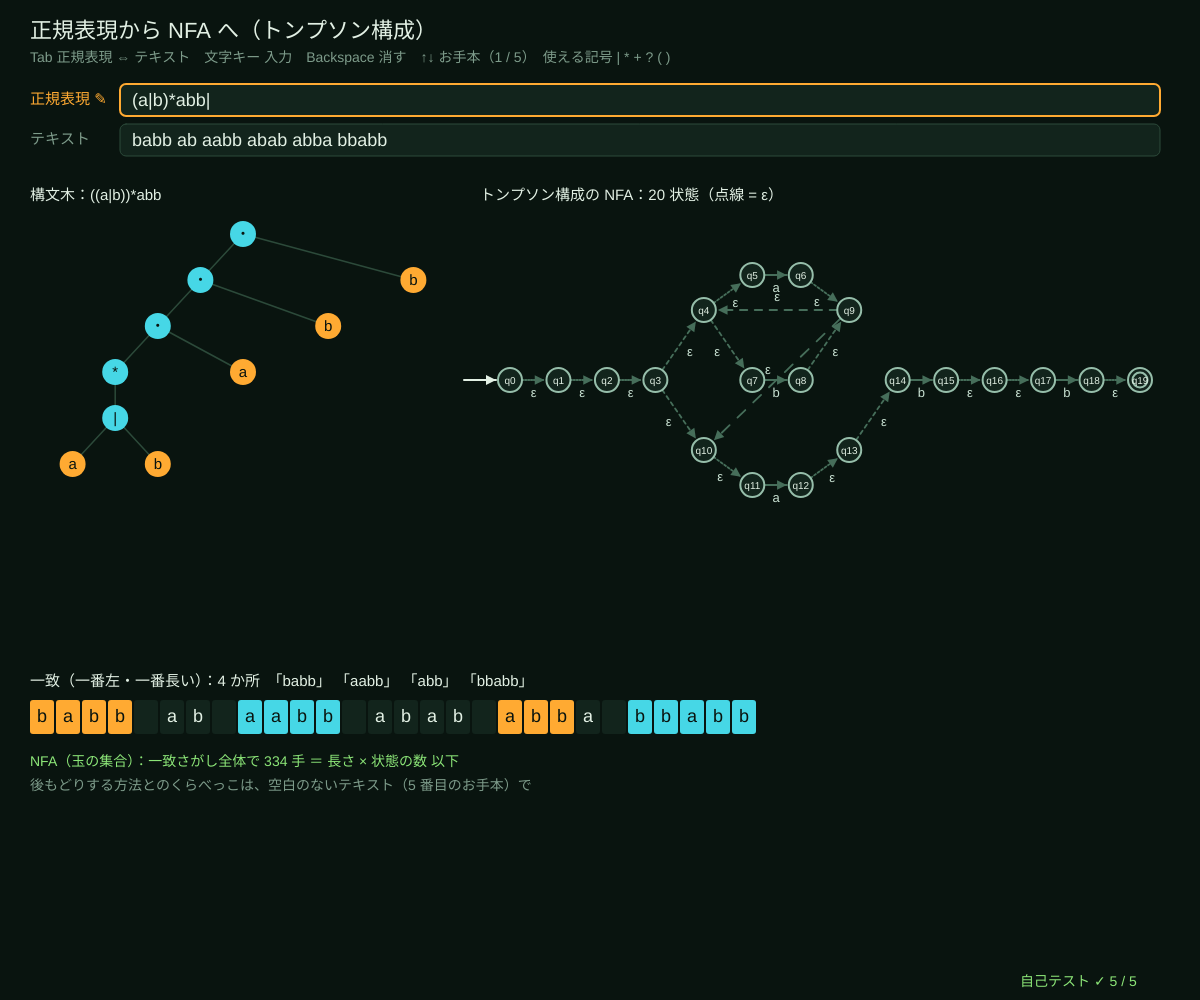
Frame 1 (no input)
Frame 60 (no input): identical to frame 1, image omitted
Frame 120 (the mouse pressed at the canvas centre since frame 60): identical to frame 1, image omitted

The p5.js sketch that drew this single still picture (run headless with seeded random() and noise() and a simulated clock; from frame 60 on, the mouse is pressed at the canvas centre):

// p5.js sketch
// ── sketch.js
// ============================================
// 04 正規表現から NFA へ ─ 正規表現を構文木にして、トンプソン構成で NFA を組み立てる
// 部品（1 文字・つなげる・または・くり返し）ごとに「入口 1 つ・出口 1 つ」の小さな NFA を作り、ε の矢印でつなぐ。
// テキストの一致は NFA の「玉の集合」で 1 文字ずつ調べる（一番左から、一番長い一致）。後もどり（バックトラック）しないので
// 意地悪な式でも時間は「テキストの長さ × 状態の数」まで。後もどりする方法とくらべる
// Tab = 正規表現 ⇔ テキストの切りかえ / 文字キー = いま選んでいる欄に入力（正規表現は 英数字 | * + ? ( )、テキストは英数字と空白）/
// Backspace 1 文字消す / ↑↓ お手本を変える（5 番目は意地悪な式）
// ============================================

const PRESETS = [                       // ★ お手本 [正規表現, テキスト]
  ['(a|b)*abb', 'babb ab aabb abab abba bbabb'],
  ['colou?r', 'color colour colouur colr'],
  ['go+gle', 'ggle gogle google goooogle'],
  ['(ab|c)+d?', 'abd cab ababcd xd ccc'],
  ['a?a?a?a?a?a?a?a?a?a?a?a?a?a?a?a?aaaaaaaaaaaaaaaa', 'aaaaaaaaaaaaaaaa'],
];
const BT_LIMIT = 3000000;               // ★ 後もどりする方法の手数の上限（これを超えたら打ち切り）
let pIdx = 0, pat = '', hay = '', editing = 'pat', parsed = null, ast = null, nfa = null, nfaPos = [], matches = [], nfaSteps = 0, bt = null, errMsg = '';

function setup() {
  createCanvas(windowWidth, windowHeight);
  selfTest();
  loadPreset(0);
}
function windowResized() { resizeCanvas(windowWidth, windowHeight); rebuild(); }
function loadPreset(k) { pIdx = (k + PRESETS.length) % PRESETS.length; pat = PRESETS[pIdx][0]; hay = PRESETS[pIdx][1]; rebuild(); }
function rebuild() {
  parsed = parseRegex(pat);
  if (parsed.error) { errMsg = parsed.error + '（' + (parsed.at + 1) + ' 文字目）'; return; }   // まちがいがあれば前の機械のまま
  errMsg = ''; ast = parsed.ast; nfa = thompson(ast);
  nfaPos = layerLayout(nfa, width * 0.4 + 30, 170, width * 0.6 - 90, height * 0.42);
  let r = findAll(nfa, hay); matches = r.list; nfaSteps = r.steps;
  bt = hay.indexOf(' ') < 0 && hay.length <= 40 ? btFullMatch(ast, hay) : null;
}
// ★ NFA で一番左・一番長い一致を全部さがす（玉の集合を 1 文字ずつ動かす）
function findAll(m, s) {
  let list = [], steps = 0, i = 0;
  while (i <= s.length) {
    let cur = epsClosure(m, [m.start]), best = -1;
    if (cur.some((q) => m.acc[q])) best = i;
    for (let j = i; j < s.length && cur.length; j++) { cur = nfaMove(m, cur, s[j]); steps += cur.length + 1; if (cur.some((q) => m.acc[q])) best = j + 1; }
    if (best > i) { list.push([i, best]); i = best; } else i++;
  }
  return { list, steps };
}
// ★ くらべる相手：後もどりする方法（構文木を上から順に試し、だめなら 1 つ前の分かれ道へ戻る）
function btFullMatch(a, s) {
  let steps = 0;
  function m(node, i, k) {
    if (++steps > BT_LIMIT) throw 'limit';
    if (node.t === 'chr') return s[i] === node.c && k(i + 1);
    if (node.t === 'eps') return k(i);
    if (node.t === 'cat') return m(node.a, i, (j) => m(node.b, j, k));
    if (node.t === 'alt') return m(node.a, i, k) || m(node.b, i, k);
    if (node.t === 'opt') return m(node.a, i, k) || k(i);
    let loop = (j0) => m(node.a, j0, (j) => j > j0 && loop(j)) || k(j0);   // * と +（空回りはしない）
    return node.t === 'star' ? loop(i) : m(node.a, i, (j) => loop(j));
  }
  try { let ok = m(a, 0, (j) => j === s.length); return { ok, steps, cut: false }; } catch (e) { return { ok: null, steps, cut: true }; }
}

function draw() {
  background(...BG);
  hudTitle('正規表現から NFA へ（トンプソン構成）', 'Tab 正規表現 ⇔ テキスト　文字キー 入力　Backspace 消す　↑↓ お手本（' + (pIdx + 1) + ' / ' + PRESETS.length + '）　使える記号 | * + ? ( )');
  // ---- 入力欄
  [['pat', '正規表現', pat, 84], ['hay', 'テキスト', hay, 124]].forEach(([id, lab, s, y]) => {
    let on = editing === id;
    stroke(...(on ? AMBER : WIRE)); strokeWeight(on ? 2 : 1); fill(...PANEL); rect(120, y, width - 160, 32, 6);
    noStroke(); fill(...(on ? AMBER : DIMC)); textSize(15); textAlign(LEFT, CENTER); text(lab + (on ? ' ✎' : ''), 30, y + 16);
    fill(...INK); textSize(18); text(s + (on && frameCount % 60 < 30 ? '|' : ''), 132, y + 17);
  });
  if (errMsg) { fill(...ROSE); textSize(14); textAlign(LEFT, BASELINE); text('まちがい：' + errMsg + '（前の機械のまま）', 132, 178); }
  if (!ast) return;
  // ---- 構文木
  noStroke(); fill(...INK); textSize(15); textAlign(LEFT, BASELINE);
  text('構文木：' + astString(ast), 30, 200);
  drawTree(ast, 30, 220, width * 0.38 - 30, height * 0.62 - 220);
  // ---- NFA
  textAlign(LEFT, BASELINE); fill(...INK); textSize(15);
  text('トンプソン構成の NFA：' + nfa.n + ' 状態（点線 = ε）', width * 0.4, 200);
  drawMachine(nfa, nfaPos, { r: nfa.n > 30 ? 9 : nfa.n > 16 ? 12 : 16, names: nfa.n > 30 ? nfa.acc.map(() => '') : null, labelSize: 13, nameSize: 10, edgeCol: [70, 110, 90] });
  // ---- テキストの一致
  let ty = height * 0.7, cw = Math.min(26, (width - 60) / Math.max(1, hay.length));
  textAlign(LEFT, BASELINE); fill(...INK); textSize(15); text('一致（一番左・一番長い）：' + matches.length + ' か所　' + matches.map((m) => '「' + hay.slice(m[0], m[1]) + '」').join(' '), 30, ty - 14);
  for (let i = 0; i < hay.length; i++) {
    let inM = matches.find((m) => i >= m[0] && i < m[1]), x = 30 + i * cw;
    noStroke(); fill(...(inM ? (matches.indexOf(inM) % 2 ? CYAN : AMBER) : PANEL)); rect(x, ty, cw - 2, 34, 3);
    fill(...(inM ? [10, 20, 15] : INK)); textAlign(CENTER, CENTER); textSize(Math.min(18, cw * 0.8)); text(hay[i], x + cw / 2 - 1, ty + 17);
  }
  // ---- 手数のくらべっこ
  textAlign(LEFT, BASELINE); textSize(14); fill(...LIME);
  text('NFA（玉の集合）：一致さがし全体で ' + nfaSteps + ' 手 ＝ 長さ × 状態の数 以下', 30, ty + 66);
  if (bt) { fill(...(bt.cut ? ROSE : bt.steps > 50 * Math.max(1, nfaSteps) ? AMBER : DIMC));
    text('後もどりする方法（テキスト全体が一致するか）：' + (bt.cut ? BT_LIMIT + ' 手で打ち切り（終わらない！）' : bt.steps + ' 手　答え ' + (bt.ok ? '一致' : '不一致')), 30, ty + 90); }
  else { fill(...DIMC); text('後もどりする方法とのくらべっこは、空白のないテキスト（5 番目のお手本）で', 30, ty + 90); }
  drawSelfTest(width - 180, height - 14);
}
function drawTree(a, x, y, w, h) {      // 構文木：葉の数で横幅を分ける
  let leaves = (n) => (n.t === 'chr' || n.t === 'eps' ? 1 : n.b ? leaves(n.a) + leaves(n.b) : leaves(n.a));
  let depthOf = (n) => (n.t === 'chr' || n.t === 'eps' ? 1 : 1 + Math.max(depthOf(n.a), n.b ? depthOf(n.b) : 0));
  let L = leaves(a), D = depthOf(a), dy = Math.min(46, h / D), lw = w / L;
  function rec(n, x0, lvl) {
    let cx = x0 + (leaves(n) * lw) / 2, cy = y + lvl * dy + 14, kids = n.t === 'chr' || n.t === 'eps' ? [] : n.b ? [n.a, n.b] : [n.a], off = x0;
    for (let k of kids) { stroke(...WIRE); strokeWeight(1.5); line(cx, cy, off + (leaves(k) * lw) / 2, y + (lvl + 1) * dy + 14); rec(k, off, lvl + 1); off += leaves(k) * lw; }   // 線を先に、丸をあとに
    let lab = { chr: n.c, eps: 'ε', cat: '・', alt: '|', star: '*', plus: '+', opt: '?' }[n.t];
    noStroke(); fill(...(n.t === 'chr' ? AMBER : n.t === 'eps' ? DIMC : CYAN)); circle(cx, cy, Math.min(26, lw * 0.9));
    fill(10, 20, 15); textAlign(CENTER, CENTER); textSize(Math.min(15, lw * 0.6)); text(lab, cx, cy + 1);
    return [cx, cy];
  }
  rec(a, x, 0);
}

function keyPressed() {
  if (key === 'Tab') { editing = editing === 'pat' ? 'hay' : 'pat'; return false; }
  if (key === UP_ARROW) { loadPreset(pIdx - 1); return false; }
  if (key === DOWN_ARROW) { loadPreset(pIdx + 1); return false; }
  if (key === 'Backspace') { if (editing === 'pat') pat = pat.slice(0, -1); else hay = hay.slice(0, -1); rebuild(); return false; }
  const word = 'abcdefghijklmnopqrstuvwxyzABCDEFGHIJKLMNOPQRSTUVWXYZ0123456789';
  if (editing === 'pat') pat = typeInto(pat, key, word + '|*+?()', 50);
  else hay = typeInto(hay, key, word + ' ', 60);
  rebuild();
  return false;
}

// ---- 自己テスト
function randomRegex(d) {              // でたらめな正規表現（JavaScript の RegExp でも同じ意味になる形だけ）
  let r = rnd();
  if (d <= 0 || r < 0.3) return rndPick(['a', 'b', 'c']);
  if (r < 0.5) return randomRegex(d - 1) + randomRegex(d - 1);
  if (r < 0.65) return '(' + randomRegex(d - 1) + '|' + randomRegex(d - 1) + ')';
  return '(' + randomRegex(d - 1) + ')' + rndPick(['*', '+', '?']);
}
function selfTest() {
  selfTestResults = [];
  seedRng(4); let bad = 0, tot = 0, btBad = 0;
  for (let k = 0; k < 250; k++) {
    let re = randomRegex(4), p = parseRegex(re), m = thompson(p.ast), js = new RegExp('^(?:' + re + ')$');
    for (let j = 0; j < 24; j++) { let s = rndString('abc', rndInt(0, 7)); tot++; if (nfaAccepts(m, s) !== js.test(s)) bad++; if (j < 6 && btFullMatch(p.ast, s).ok !== js.test(s)) btBad++; }
  }
  check('でたらめな正規表現 250 個 × 24 文字列：トンプソンの NFA の答え = JavaScript の RegExp（全体一致）、' + tot + ' 回中ちがい ' + bad, bad === 0);
  check('後もどりする方法の答えも RegExp と同じ（1500 回）', btBad === 0);
  let okFind = true;
  for (let k = 0; k < 40; k++) {
    let re = randomRegex(3), m = thompson(parseRegex(re).ast), js = new RegExp('^(?:' + re + ')$'), s = rndString('abc', 12), want = [], i = 0;
    while (i <= s.length) { let best = -1; for (let j = s.length; j > i; j--) if (js.test(s.slice(i, j))) { best = j; break; } if (best > i) { want.push([i, best]); i = best; } else i++; }
    if (JSON.stringify(findAll(m, s).list) !== JSON.stringify(want)) okFind = false;
  }
  check('一番左・一番長い一致のさがし方 = 部分文字列を全部 RegExp で調べた答え（40 回）', okFind);
  let errs = ['(ab', 'a)', '*a', 'a**', 'a|(', '?'].map((s) => parseRegex(s));
  check('まちがった式 (ab a) *a a** a|( ? は例外ではなく「まちがい」として返る', errs.every((e) => e.error && e.ast === undefined));
  let n = 14, re = 'a?'.repeat(n) + 'a'.repeat(n), m = thompson(parseRegex(re).ast), s = 'a'.repeat(n), f = findAll(m, s), b = btFullMatch(parseRegex(re).ast, s);
  check('意地悪な式 (a?)^14 a^14：NFA は ' + f.steps + ' 手、後もどりは ' + b.steps + ' 手（100 倍以上）、答えは同じ', b.ok === true && nfaAccepts(m, s) && b.steps > 100 * f.steps);
  reportSelfTest();
}

// ---------- やってみよう ----------
// 1. (a|b)*abb の NFA の状態の数を数えよう。1 文字につき 2 状態、| や * でさらに 2 状態ずつ増える
// 2. 5 番目のお手本で、テキストの a を 1 つずつ増やすと、後もどりの手数は約 2 倍ずつ増える。NFA の手数は？
// 3. 正規表現を 02 の部分集合構成にかけると DFA になる。(a|b)*abb の DFA は何状態？（答え：最小 4 状態）
// 4. メールアドレスや郵便番号のような形を、使える記号だけで書いてみよう（[0-9] がないので (0|1|2|3|4|5|6|7|8|9) と書く）
// 5. 「一番左・一番長い」の代わりに「一番左・一番短い」一致にするには findAll のどこを変える？

// ==================================================
// ここから下は「オートマトンの道具」（中身は読まなくても OK。消さないでね）
// ==================================================
// ---- 色と小さな道具
const BG = [9, 20, 15];                 // 背景（回路基板の黒緑）
const INK = [226, 240, 228];            // 文字（蛍光の白）
const AMBER = [255, 170, 50], CYAN = [70, 215, 230], LIME = [140, 230, 120], ROSE = [255, 100, 120], VIOLET = [185, 150, 255];
const DIMC = [125, 155, 138], PANEL = [18, 36, 28], WIRE = [44, 74, 58];
function clampv(v, a, b) { return v < a ? a : v > b ? b : v !== v ? a : v; }     // NaN なら a に戻す
function fmtN(v, d) { if (typeof v !== 'number' || v !== v) return '?'; return v.toFixed(d === undefined ? 2 : d); }
function hudTitle(t, sub) {              // 左上のタイトルと操作の説明
  noStroke(); fill(...INK); textSize(22); textAlign(LEFT, BASELINE); text(t, 30, 38);
  fill(...DIMC); textSize(14); textLeading(19); text(sub, 30, 62);
}
function typeInto(s, ch, allowed, maxLen) {   // 文字の入力：allowed に入っている 1 文字だけ足す（長さの上限つき）
  if (typeof ch !== 'string' || ch.length !== 1 || allowed.indexOf(ch) < 0) return s;
  return s.length < (maxLen || 40) ? s + ch : s;
}
// ---- 種つきの乱数（同じ種なら毎回同じ列 → 実験をくり返せる）
let rngState = 1;
function seedRng(s) { rngState = (s >>> 0) || 1; }
function rnd() {                       // 0〜1 の一様乱数（mulberry32）
  rngState = (rngState + 0x6d2b79f5) >>> 0;
  let t = rngState;
  t = Math.imul(t ^ (t >>> 15), t | 1);
  t ^= t + Math.imul(t ^ (t >>> 7), t | 61);
  return ((t ^ (t >>> 14)) >>> 0) / 4294967296;
}
function rndInt(a, b) { return a + Math.floor(rnd() * (b - a + 1)); }
function rndPick(arr) { return arr[Math.floor(rnd() * arr.length)]; }
function rndString(alpha, len) { let s = ''; for (let i = 0; i < len; i++) s += alpha[Math.floor(rnd() * alpha.length)]; return s; }
// ---- 有限オートマトンの道具
// DFA = { n: 状態の数, alpha: ['a','b'], tr: [{a: 1, b: 0}, ...], start: 0, acc: [true/false...] }
//   tr[q][c] がない = 「行き止まり」（そこで不受理が決まる）
// NFA = { n, alpha, tr: [{a: [1, 2], '': [3]}, ...], start, acc }  ('' が ε 遷移)
function dfaNext(d, q, c) { if (q < 0 || !d.tr[q]) return -1; let t = d.tr[q][c]; return t === undefined || t < 0 || t >= d.n ? -1 : t; }
function dfaTrace(d, s) {               // たどった状態の列（-1 = 行き止まり）
  let q = d.start, out = [q];
  for (let c of s) { q = dfaNext(d, q, c); out.push(q); }
  return out;
}
function dfaAccepts(d, s) { let q = d.start; for (let c of s) { q = dfaNext(d, q, c); if (q < 0) return false; } return q >= 0 && !!d.acc[q]; }
function copyDfa(d) { return { n: d.n, alpha: d.alpha.slice(), tr: d.tr.map((m) => Object.assign({}, m)), start: d.start, acc: d.acc.slice() }; }
function completeDfa(d) {               // 行き止まりを「ごみ箱」状態にまとめて、全部の遷移をそろえる
  let e = copyDfa(d), sink = -1;
  for (let q = 0; q < e.n; q++) for (let c of e.alpha) if (dfaNext(e, q, c) < 0) {
    if (sink < 0) { sink = e.n++; e.tr.push({}); e.acc.push(false); for (let cc of e.alpha) e.tr[sink][cc] = sink; }
    e.tr[q][c] = sink;
  }
  e.sink = sink;
  return e;
}
function complementDfa(d) { let e = completeDfa(d); e.acc = e.acc.map((v) => !v); return e; }   // 受理と不受理を入れかえる
function productDfa(A, B, op) {         // 積の構成：状態 = (A の状態, B の状態) の組。たどれる組だけ作る
  let a = completeDfa(A), b = completeDfa(B), alpha = a.alpha.filter((c) => b.alpha.indexOf(c) >= 0);
  let id = new Map(), pairs = [], tr = [], queue = [];
  let get = (p, q) => { let k = p * 1000 + q; if (!id.has(k)) { id.set(k, pairs.length); pairs.push([p, q]); tr.push({}); queue.push(k); } return id.get(k); };
  get(a.start, b.start);
  for (let h = 0; h < queue.length; h++) {
    let [p, q] = pairs[h];
    for (let c of alpha) tr[h][c] = get(a.tr[p][c], b.tr[q][c]);
  }
  let f = { and: (x, y) => x && y, or: (x, y) => x || y, diff: (x, y) => x && !y, xor: (x, y) => x !== y }[op];
  return { n: pairs.length, alpha, tr, start: 0, acc: pairs.map(([p, q]) => f(!!a.acc[p], !!b.acc[q])), pairs, left: a, right: b };
}
function dfaShortestAccepted(d) {       // 幅優先探索：受理状態までの一番短い文字列（なければ null = 空言語）
  let prev = new Array(d.n).fill(null), seen = new Array(d.n).fill(false), queue = [d.start];
  seen[d.start] = true;
  for (let h = 0; h < queue.length; h++) {
    let q = queue[h];
    if (d.acc[q]) { let s = ''; while (prev[q]) { s = prev[q][1] + s; q = prev[q][0]; } return s; }
    for (let c of d.alpha) { let t = dfaNext(d, q, c); if (t >= 0 && !seen[t]) { seen[t] = true; prev[t] = [q, c]; queue.push(t); } }
  }
  return null;
}
function dfaEquivalent(A, B) { return dfaShortestAccepted(productDfa(A, B, 'xor')); }   // null なら同じ言語、そうでなければ反例
function reachableDfa(d) {              // スタートからたどれない状態を消す
  let order = [d.start], idx = new Map([[d.start, 0]]);
  for (let h = 0; h < order.length; h++) for (let c of d.alpha) { let t = dfaNext(d, order[h], c); if (t >= 0 && !idx.has(t)) { idx.set(t, order.length); order.push(t); } }
  let tr = order.map((q) => { let m = {}; for (let c of d.alpha) { let t = dfaNext(d, q, c); if (t >= 0) m[c] = idx.get(t); } return m; });
  return { n: order.length, alpha: d.alpha.slice(), tr, start: 0, acc: order.map((q) => !!d.acc[q]), old: order };
}
function minimizeMoore(d) {             // ムーアの分割の精密化：「区別できない状態」を同じブロックに
  let e = reachableDfa(completeDfa(d));
  let blk = e.acc.map((v) => (v ? 1 : 0)), rounds = [];
  let renum = (keys) => { let m = new Map(); return keys.map((k) => { if (!m.has(k)) m.set(k, m.size); return m.get(k); }); };
  blk = renum(blk); rounds.push(blk.slice());
  for (;;) {
    let keys = blk.map((b, q) => b + '|' + e.alpha.map((c) => blk[e.tr[q][c]]).join(','));
    let nb = renum(keys), cnt = new Set(nb).size;
    if (cnt === new Set(blk).size) break;
    blk = nb; rounds.push(blk.slice());
  }
  let k = new Set(blk).size, tr = [], acc = [];
  for (let b = 0; b < k; b++) { tr.push({}); acc.push(false); }
  for (let q = 0; q < e.n; q++) { acc[blk[q]] = !!e.acc[q]; for (let c of e.alpha) tr[blk[q]][c] = blk[e.tr[q][c]]; }
  return { work: e, rounds, blockOf: blk, min: { n: k, alpha: e.alpha.slice(), tr, start: blk[e.start], acc } };
}
function allStrings(alpha, maxLen) {    // 長さ 0〜maxLen の文字列を全部
  let out = [''], layer = [''];
  for (let L = 1; L <= maxLen; L++) { let nx = []; for (let s of layer) for (let c of alpha) nx.push(s + c); out.push(...nx); layer = nx; }
  return out;
}
function epsClosure(nfa, states) {      // ε 遷移だけでたどれる状態を全部足す
  let seen = new Set(states), todo = [...states];
  while (todo.length) { let q = todo.pop(); for (let t of (nfa.tr[q] && nfa.tr[q]['']) || []) if (!seen.has(t)) { seen.add(t); todo.push(t); } }
  return [...seen].sort((x, y) => x - y);
}
function nfaMove(nfa, set, c) { let out = new Set(); for (let q of set) for (let t of (nfa.tr[q] && nfa.tr[q][c]) || []) out.add(t); return epsClosure(nfa, [...out]); }
function nfaTrace(nfa, s) { let cur = epsClosure(nfa, [nfa.start]), out = [cur]; for (let c of s) { cur = nfaMove(nfa, cur, c); out.push(cur); } return out; }
function nfaAccepts(nfa, s) { let cur = epsClosure(nfa, [nfa.start]); for (let c of s) { cur = nfaMove(nfa, cur, c); if (!cur.length) return false; } return cur.some((q) => nfa.acc[q]); }
function subsetConstruct(nfa, maxStates) {   // 部分集合構成：DFA の 1 状態 = NFA の状態の集合（たどれる集合だけ）
  let first = epsClosure(nfa, [nfa.start]), sets = [first], id = new Map([[first.join(','), 0]]), rows = [], tr = [];
  for (let h = 0; h < sets.length && sets.length <= (maxStates || 4096); h++) {
    let row = { from: h, to: {} }; tr.push({});
    for (let c of nfa.alpha) {
      let t = nfaMove(nfa, sets[h], c), k = t.join(',');
      if (!id.has(k)) { id.set(k, sets.length); sets.push(t); }
      row.to[c] = id.get(k); tr[h][c] = id.get(k);
    }
    rows.push(row);
  }
  return { sets, rows, dfa: { n: sets.length, alpha: nfa.alpha.slice(), tr, start: 0, acc: sets.map((st) => st.some((q) => nfa.acc[q])) } };
}
function setName(st) { return '{' + st.join(',') + '}'; }
// ---- 正規表現の道具：再帰下降の構文解析 → 構文木 → トンプソン構成の NFA
// 使える記号：文字（英字・数字）、| （または）、つなげる、* （0 回以上）、+ （1 回以上）、? （0 か 1 回）、( )
function parseRegex(src) {              // 返り値 {ast} または {error, at}（例外は投げない）
  let i = 0;
  function peek() { return i < src.length ? src[i] : null; }
  function isChr(c) { return c !== null && /[A-Za-z0-9]/.test(c); }
  function alt() { let a = cat(); while (peek() === '|') { i++; a = { t: 'alt', a, b: cat() }; } return a; }
  function cat() {
    let a = null;
    while (peek() !== null && peek() !== '|' && peek() !== ')') { let r = rep(); a = a ? { t: 'cat', a, b: r } : r; }
    return a || { t: 'eps' };
  }
  function rep() {
    let a = atom(), c = peek();
    if (c === '*' || c === '+' || c === '?') { i++; a = { t: { '*': 'star', '+': 'plus', '?': 'opt' }[c], a }; }
    if (peek() === '*' || peek() === '+' || peek() === '?') throw [i, '記号を 2 つ続けて書けない（かっこを使う）'];
    return a;
  }
  function atom() {
    let c = peek();
    if (c === '(') { i++; let a = alt(); if (peek() !== ')') throw [i, ') が足りない']; i++; return a; }
    if (isChr(c)) { i++; return { t: 'chr', c }; }
    throw [i, c === null ? '式が途中で終わっている' : '「' + c + '」はここに書けない'];
  }
  try { let ast = alt(); if (i < src.length) throw [i, '( が足りない']; return { ast }; }
  catch (e) { if (Array.isArray(e)) return { error: e[1], at: e[0] }; return { error: String(e), at: i }; }
}
function astString(a) {                 // 構文木 → 文字列（かっこを補って）
  if (!a) return '';
  if (a.t === 'chr') return a.c;
  if (a.t === 'eps') return 'ε';
  if (a.t === 'cat') return astString(a.a) + astString(a.b);
  if (a.t === 'alt') return '(' + astString(a.a) + '|' + astString(a.b) + ')';
  return '(' + astString(a.a) + ')' + { star: '*', plus: '+', opt: '?' }[a.t];
}
function thompson(ast) {                // トンプソン構成：部品ごとに「入口 1 つ・出口 1 つ」の NFA を作ってつなぐ
  let tr = [], alpha = new Set();
  let ns = () => { tr.push({}); return tr.length - 1; };
  let add = (p, c, q) => { (tr[p][c] = tr[p][c] || []).push(q); };
  function build(a) {
    let s = ns(), f;
    if (a.t === 'chr') { f = ns(); add(s, a.c, f); alpha.add(a.c); }
    else if (a.t === 'eps') { f = ns(); add(s, '', f); }
    else if (a.t === 'cat') { let x = build(a.a), y = build(a.b); add(s, '', x[0]); add(x[1], '', y[0]); f = ns(); add(y[1], '', f); }
    else if (a.t === 'alt') { let x = build(a.a), y = build(a.b); f = ns(); add(s, '', x[0]); add(s, '', y[0]); add(x[1], '', f); add(y[1], '', f); }
    else { let x = build(a.a); f = ns(); add(s, '', x[0]); add(x[1], '', f);
      if (a.t !== 'plus') add(s, '', f);          // * と ? は 0 回でも OK
      if (a.t !== 'opt') add(x[1], '', x[0]);     // * と + はもう一度
    }
    return [s, f];
  }
  let [s, f] = build(ast), acc = tr.map((_, q) => q === f);
  return { n: tr.length, alpha: [...alpha].sort(), tr, start: s, acc, fin: f };
}
// ---- 状態遷移図を描く道具（円 = 状態、二重丸 = 受理、矢印 = 遷移。曲線は折れ線で描く）
function bezPts(x0, y0, cx, cy, x1, y1, n) {   // 2 次ベジェ曲線 → 折れ線の点
  let out = [];
  for (let i = 0; i <= n; i++) { let t = i / n, u = 1 - t; out.push([u * u * x0 + 2 * u * t * cx + t * t * x1, u * u * y0 + 2 * u * t * cy + t * t * y1]); }
  return out;
}
function cubicPts(p0, p1, p2, p3, n) {          // 3 次ベジェ曲線 → 折れ線の点（自己ループ用）
  let out = [];
  for (let i = 0; i <= n; i++) { let t = i / n, u = 1 - t, a = u * u * u, b = 3 * u * u * t, c = 3 * u * t * t, d = t * t * t;
    out.push([a * p0[0] + b * p1[0] + c * p2[0] + d * p3[0], a * p0[1] + b * p1[1] + c * p2[1] + d * p3[1]]); }
  return out;
}
function arrowLine(pts, col, w, dashed) {      // 折れ線 + 先の三角
  if (!pts || pts.length < 2) return;
  noFill(); stroke(...col); strokeWeight(w || 2);
  if (dashed) { for (let i = 0; i + 1 < pts.length; i += 2) line(pts[i][0], pts[i][1], pts[i + 1][0], pts[i + 1][1]); }
  else { beginShape(); for (let p of pts) vertex(p[0], p[1]); endShape(); }
  let [x1, y1] = pts[pts.length - 1], [x0, y0] = pts[pts.length - 2], L = Math.hypot(x1 - x0, y1 - y0) || 1, ux = (x1 - x0) / L, uy = (y1 - y0) / L, s = 7 + (w || 2) * 1.5;
  noStroke(); fill(...col);
  triangle(x1, y1, x1 - ux * s - uy * s * 0.5, y1 - uy * s + ux * s * 0.5, x1 - ux * s + uy * s * 0.5, y1 - uy * s - ux * s * 0.5);
}
function edgeList(m) {                  // DFA / NFA → 辺のリスト [{from, to, label}]（同じ向きの辺はラベルをまとめる）
  let map = new Map();
  for (let q = 0; q < m.n; q++) for (let c in m.tr[q] || {}) {
    let ts = m.tr[q][c]; ts = Array.isArray(ts) ? ts : [ts];
    for (let t of ts) { if (t < 0 || t >= m.n) continue; let k = q + '>' + t; if (!map.has(k)) map.set(k, { from: q, to: t, syms: [] }); map.get(k).syms.push(c === '' ? 'ε' : c); }
  }
  return [...map.values()].map((e) => ({ from: e.from, to: e.to, label: e.syms.sort().join(','), syms: e.syms }));
}
function edgeGeometry(e, pos, r, both) {        // 1 本の辺の折れ線の点とラベルの位置
  let a = pos[e.from], b = pos[e.to];
  if (e.from === e.to) {                        // 自己ループ：中心から外向き（または上）に輪
    let ang = a.loop !== undefined ? a.loop : -Math.PI / 2, ux = Math.cos(ang), uy = Math.sin(ang), px = -uy, py = ux;
    let s0 = [a.x + (ux * 0.6 + px * 0.8) * r, a.y + (uy * 0.6 + py * 0.8) * r], s1 = [a.x + (ux * 0.6 - px * 0.8) * r, a.y + (uy * 0.6 - py * 0.8) * r];
    let pts = cubicPts(s0, [s0[0] + (ux * 2.2 + px * 0.9) * r, s0[1] + (uy * 2.2 + py * 0.9) * r], [s1[0] + (ux * 2.2 - px * 0.9) * r, s1[1] + (uy * 2.2 - py * 0.9) * r], s1, 18);
    return { pts, lx: a.x + ux * 2.35 * r, ly: a.y + uy * 2.35 * r };
  }
  let dx = b.x - a.x, dy = b.y - a.y, L = Math.hypot(dx, dy) || 1, ux = dx / L, uy = dy / L, bend = both ? 0.22 * L : (e.bend || 0) * L;
  let mx = (a.x + b.x) / 2 - uy * bend, my = (a.y + b.y) / 2 + ux * bend;
  let d0x = mx - a.x, d0y = my - a.y, l0 = Math.hypot(d0x, d0y) || 1, d1x = mx - b.x, d1y = my - b.y, l1 = Math.hypot(d1x, d1y) || 1;
  let pts = bezPts(a.x + (d0x / l0) * r, a.y + (d0y / l0) * r, mx, my, b.x + (d1x / l1) * (r + 2), b.y + (d1y / l1) * (r + 2), 16);
  let mid = pts[8];
  return { pts, lx: mid[0] - uy * 13, ly: mid[1] + ux * 13 };
}
// m = DFA/NFA、pos = [{x, y, loop?}]、opt = { r, names, hi: {状態: 色}, edgeHi: (e) => 色 or null, start: true, labelSize }
function drawMachine(m, pos, opt) {
  opt = opt || {};
  let r = opt.r || 22, edges = opt.edges || edgeList(m), has = new Set(edges.map((e) => e.from + '>' + e.to));
  textAlign(CENTER, CENTER);
  for (let e of edges) {
    if (!pos[e.from] || !pos[e.to]) continue;
    let g = edgeGeometry(e, pos, r, e.from !== e.to && has.has(e.to + '>' + e.from));
    let hc = opt.edgeHi ? opt.edgeHi(e) : null;
    arrowLine(g.pts, hc || opt.edgeCol || [120, 160, 140], hc ? 3.5 : 1.8, e.label === 'ε' && !hc);
    if (opt.labels !== false || hc) { noStroke(); fill(...(hc || opt.labelCol || [200, 225, 210])); textSize(opt.labelSize || 14); text(e.label, g.lx, g.ly); }
  }
  if (opt.start !== false && pos[m.start]) {   // 開始の矢印（左から）
    let p = pos[m.start], sa = opt.startAng !== undefined ? opt.startAng : p.loop !== undefined && Math.cos(p.loop) < -0.5 ? -2.2 : Math.PI;
    let ux = Math.cos(sa), uy = Math.sin(sa);   // 自己ループと重ならない向きから
    arrowLine([[p.x + ux * (r + 34), p.y + uy * (r + 34)], [p.x + ux * (r + 2), p.y + uy * (r + 2)]], opt.startCol || INK, 2);
  }
  for (let q = 0; q < m.n; q++) {
    let p = pos[q]; if (!p) continue;
    let hc = opt.hi && opt.hi[q];
    stroke(...(hc || [150, 190, 170])); strokeWeight(hc ? 3.5 : 2); fill(...(hc ? hc.map((v) => v * 0.35) : PANEL));
    circle(p.x, p.y, 2 * r);
    if (m.acc[q]) { noFill(); circle(p.x, p.y, 2 * r - 9); }
    noStroke(); fill(...(hc ? [255, 255, 255] : INK)); textSize(opt.nameSize || Math.min(16, r * 0.75));
    text(opt.names ? opt.names[q] : 'q' + q, p.x, p.y + 1);
  }
}
function circleLayout(n, cx, cy, rad, a0) {    // 円の上に並べる（自己ループは外向き）
  let out = [];
  for (let i = 0; i < n; i++) { let a = (a0 === undefined ? Math.PI : a0) + (2 * Math.PI * i) / Math.max(1, n); out.push({ x: cx + rad * Math.cos(a), y: cy + rad * Math.sin(a), loop: a }); }
  return out;
}
function layerLayout(m, x, y, w, h) {          // スタートからの距離（幅優先）で左 → 右に並べる
  let depth = new Array(m.n).fill(-1), order = [m.start]; depth[m.start] = 0;
  for (let i = 0; i < order.length; i++) for (let e of edgeList(m)) if (e.from === order[i] && depth[e.to] < 0) { depth[e.to] = depth[order[i]] + 1; order.push(e.to); }
  let maxD = Math.max(0, ...depth); for (let q = 0; q < m.n; q++) if (depth[q] < 0) { depth[q] = maxD + 1; order.push(q); }
  maxD = Math.max(...depth);
  let cols = []; for (let q of order) (cols[depth[q]] = cols[depth[q]] || []).push(q);
  let pos = [];
  cols.forEach((col, d) => col.forEach((q, k) => { pos[q] = { x: x + (maxD ? (d / maxD) * w : w / 2), y: y + ((k + 1) / (col.length + 1)) * h, loop: -Math.PI / 2 }; }));
  return pos;
}
function hitState(pos, x, y, r) { for (let q = pos.length - 1; q >= 0; q--) if (pos[q] && Math.hypot(pos[q].x - x, pos[q].y - y) < r) return q; return -1; }
// ---- 自己テストの道具
let selfTestResults = [];
function check(name, cond) { selfTestResults.push({ name, ok: !!cond }); }
function reportSelfTest() { for (let r of selfTestResults) (r.ok ? console.log : console.error)((r.ok ? '✓ ' : '✗ ') + r.name); }
function selfTestLine() { let n = selfTestResults.filter((r) => r.ok).length; return '自己テスト ' + (n === selfTestResults.length ? '✓ ' : '✗ ') + n + ' / ' + selfTestResults.length; }
function drawSelfTest(x, y) { noStroke(); fill(...(selfTestResults.every((r) => r.ok) ? LIME : ROSE)); textSize(14); textAlign(LEFT, BASELINE); text(selfTestLine(), x, y); }
